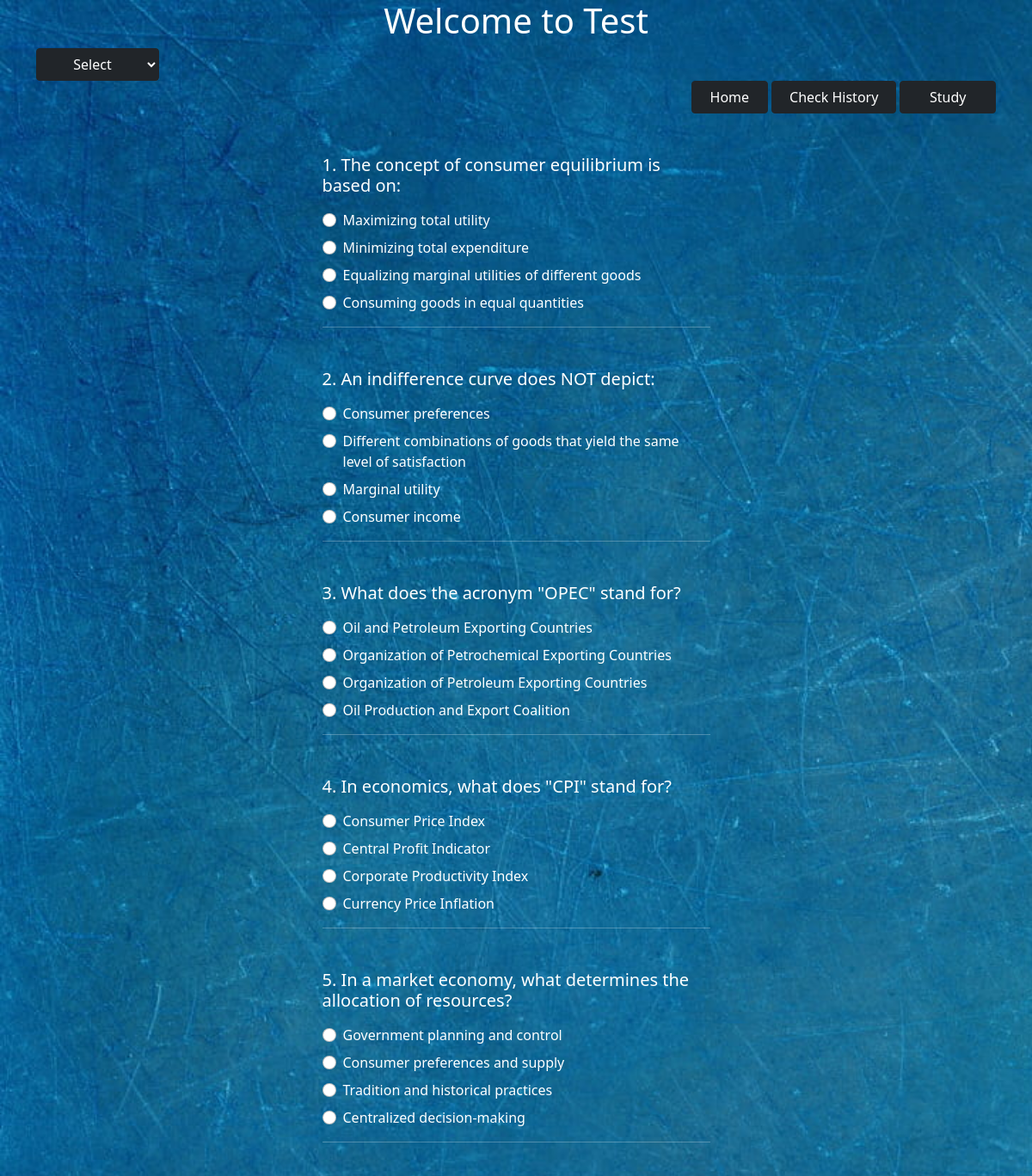
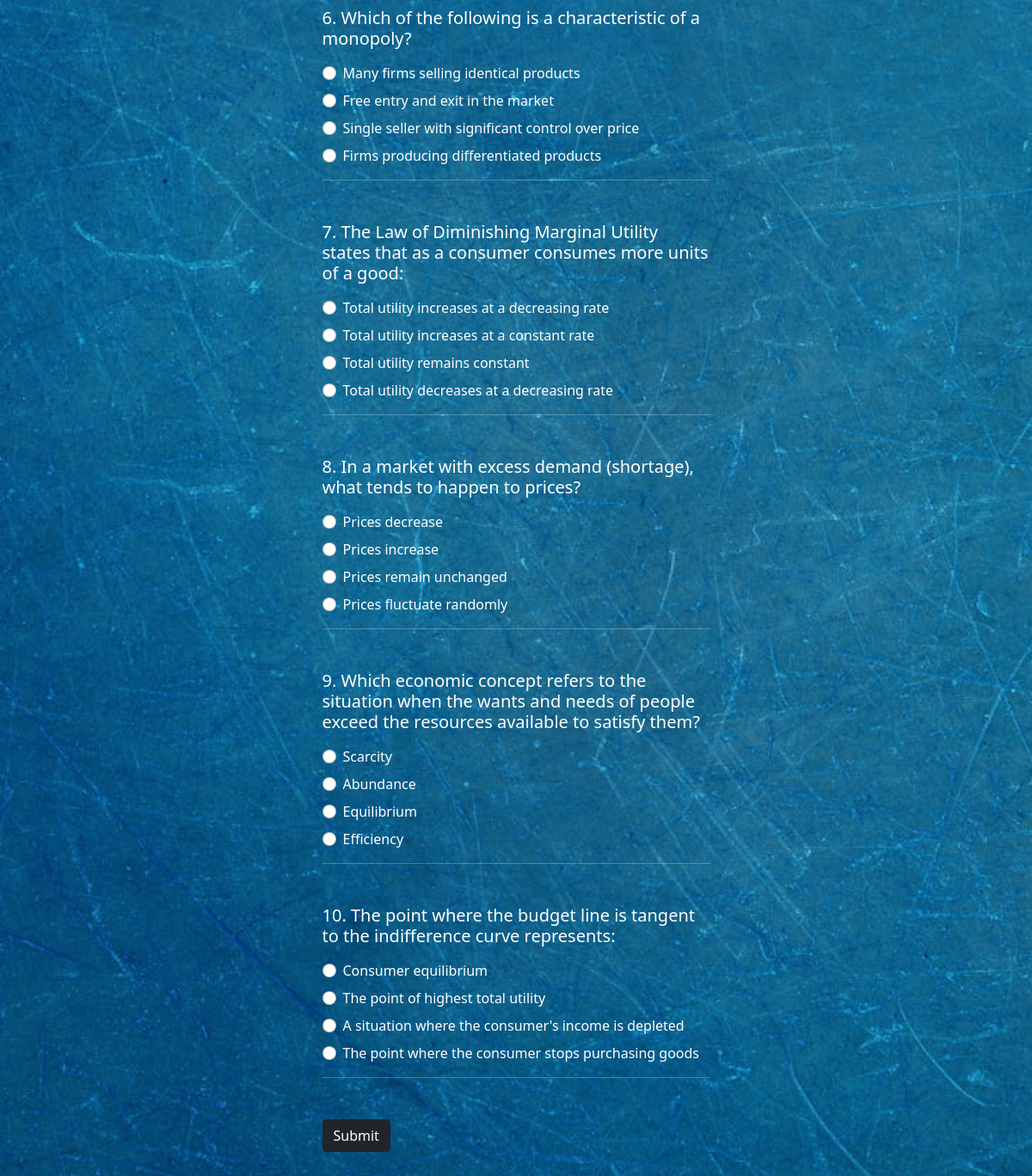
Page /test.php on the committed database (2 pictures, top to bottom).
### tables this page shows
CREATE TABLE `mytable` (
  `id` int(255) NOT NULL,
  `question` varchar(250) NOT NULL,
  `option1` varchar(250) NOT NULL,
  `option2` varchar(250) NOT NULL,
  `option3` varchar(250) NOT NULL,
  `option4` varchar(250) NOT NULL,
  `correct_answer` varchar(250) NOT NULL,
  `descriptions` varchar(255) DEFAULT NULL,
  `status` tinyint(4) NOT NULL DEFAULT 1,
  `category_id` int(255) NOT NULL
);

### test.php (the view, shortened to what this page needs)
<?php
    include("conn.php");
    $total_questions = 10;
    $category_id = 0;
?>
<!DOCTYPE html>
<html>
<head>
    <link href="css/bootstrap.min.css" rel="stylesheet">
    <h1 align=center style="color:white">Welcome to Test</h1>
</head>
<body>
    <div class="container" style="color:white">
        <div class="row justify-content-center">
        <?php
        if($category_id==0 || $category_id=='')
        {
            $query = "SELECT id, question, option1, option2, option3, option4 FROM mytable ORDER BY RAND() LIMIT $total_questions";
        }
        else
        {
            $query = "SELECT id, question, option1, option2, option3, option4 FROM mytable WHERE category_id=$category_id ORDER BY RAND() LIMIT $total_questions";
        }
        $result = mysqli_query($conn, $query);
    ?>
                <form method="post" action="submit.php">
                    <div style="text-align: left;" name="select" style="width: 20%;">
        <select class="btn btn-dark" id="opt">
        <option value="">Select</option>
        <option value="20">20 questions</option></div></select>
       <div style="text-align: right;">
       <a href="home.php" class="btn btn-dark" name="home" value="Home" style="width: 8%;">Home</a>
    <a href="history.php" class="btn btn-dark" name="history" value="Check History" style="width: 13%;">Check History</a>
    <a href="study.php" class="btn btn-dark" name="study" value="Study" style="width: 10%;">Study</a>
</div>
    <div class="py-5 row justify-content-center">
      <div class="col-lg-5" id="st">
                    <?php
                        $counter =0;
                        while ($row = mysqli_fetch_assoc($result)):
                            $counter++;
                    ?>
                    <div class="qabox mb-5">
                        <h5 class="mb-3"><?php echo $counter.'. '.$row['question']; ?></h5>
          <div class="form-check mb-2"><input type="radio" class="form-check-input" name="answer[<?php echo $row['id']; ?>]" value="<?php echo $row['option1']; ?>"> <?php echo $row['option1']; ?></div>
          <div class="form-check mb-2"><input type="radio" class="form-check-input" name="answer[<?php echo $row['id']; ?>]" value="<?php echo $row['option2']; ?>"><?php echo $row['option2']; ?></div>
          <div class="form-check mb-2"><input type="radio" class="form-check-input" name="answer[<?php echo $row['id']; ?>]" value="<?php echo $row['option3']; ?>"><?php echo $row['option3']; ?></div>
          <div class="form-check mb-2"><input type="radio" class="form-check-input" name="answer[<?php echo $row['id']; ?>]" value="<?php echo $row['option4']; ?>"><?php echo $row['option4']; ?></div>
                        <hr>
                    </div>
                    <?php endwhile; ?>
                </form>
                <div>
                <button type="submit" class="btn btn-dark" name="submit">Submit</button>
                </div>
            </div>
        </div>
</body>
</html>

### test.php (style rules this page uses)
body { margin: 0; padding: 0; background-image: url("test.jpg"); background-size: cover; background-repeat: no-repeat; }

### rows in the picture
mytable: question "The concept of consumer equilibrium is based on:", option1 "Maximizing total utility", option2 "Minimizing total expenditure", option3 "Equalizing marginal utilities of different goods", option4 "Consuming goods in equal quantities"
mytable: question "An indifference curve does NOT depict:", option1 "Consumer preferences", option2 "Different combinations of goods that yield the same level of satisfaction", option3 "Marginal utility", option4 "Consumer income"
mytable: question "What does the acronym \"OPEC\" stand for?", option1 "Oil and Petroleum Exporting Countries", option2 "Organization of Petrochemical Exporting Countries", option3 "Organization of Petroleum Exporting Countries", option4 "Oil Production and Export Coalition"
mytable: question "In economics, what does \"CPI\" stand for?", option1 "Consumer Price Index", option2 "Central Profit Indicator", option3 "Corporate Productivity Index", option4 "Currency Price Inflation"
mytable: question "In a market economy, what determines the allocation of resources?", option1 "Government planning and control", option2 "Consumer preferences and supply", option3 "Tradition and historical practices", option4 "Centralized decision-making"
mytable: question "Which of the following is a characteristic of a monopoly?", option1 "Many firms selling identical products", option2 "Free entry and exit in the market", option3 "Single seller with significant control over price", option4 "Firms producing differentiated products"
mytable: question "The Law of Diminishing Marginal Utility states that as a consumer consumes more units of a good:", option1 "Total utility increases at a decreasing rate", option2 "Total utility increases at a constant rate", option3 "Total utility remains constant", option4 "Total utility decreases at a decreasing rate"
mytable: question "In a market with excess demand (shortage), what tends to happen to prices?", option1 "Prices decrease", option2 "Prices increase", option3 "Prices remain unchanged", option4 "Prices fluctuate randomly"
mytable: question "Which economic concept refers to the situation when the wants and needs of people exceed the resources available to satisfy them?", option1 "Scarcity", option2 "Abundance", option3 "Equilibrium", option4 "Efficiency"
mytable: question "The point where the budget line is tangent to the indifference curve represents:", option1 "Consumer equilibrium", option2 "The point of highest total utility", option3 "A situation where the consumer's income is depleted", option4 "The point where the consumer stops purchasing goods"
